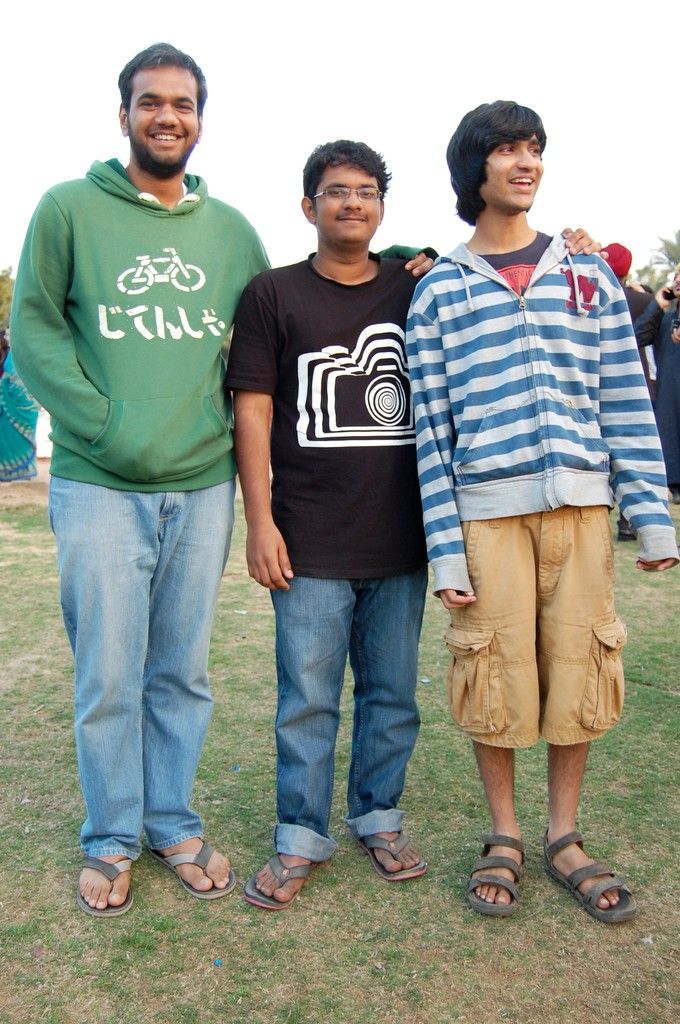
#> input picture test.JPG, 680 x 1024 px, found by its file name
$ python autocorrect.py
#> lines starting #> are read from the running program, lines starting #| are printed output that depends on the picture
import cv2
import numpy as np
from matplotlib import pyplot as plt

img = cv2.imread('test.jpg',0)
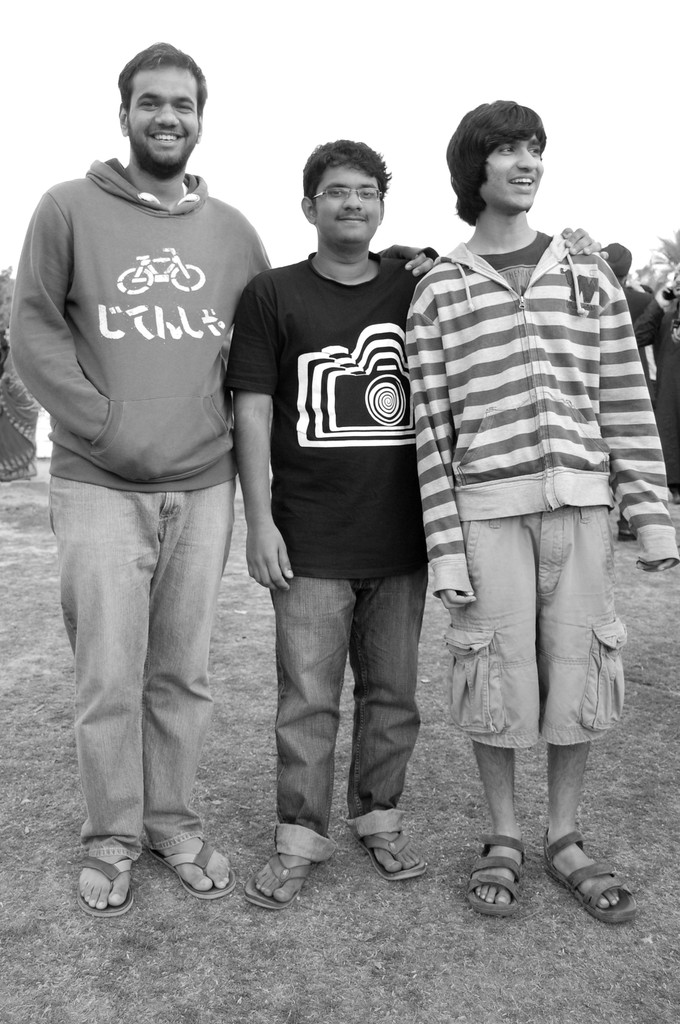
#> img: shape (1024, 680); min 0, max 255, mean 151.1

hist,bins = np.histogram(img.flatten(),256,[0,256])
#> hist = 256 values, max 123552 at index 255, min 115 at index 1, mean 2720; bins = 257 values from 0 to 256

cdf = hist.cumsum()
#> cdf = 256 values from 142 to 696320
cdf_normalized = cdf * hist.max()/ cdf.max()
#> cdf_normalized = 256 values from 25.2 to 123552

plt.plot(cdf_normalized, color = 'b')
plt.hist(img.flatten(),256,[0,256], color = 'r')
plt.xlim([0,256])
plt.legend(('cdf','histogram'), loc = 'upper left')
plt.show()
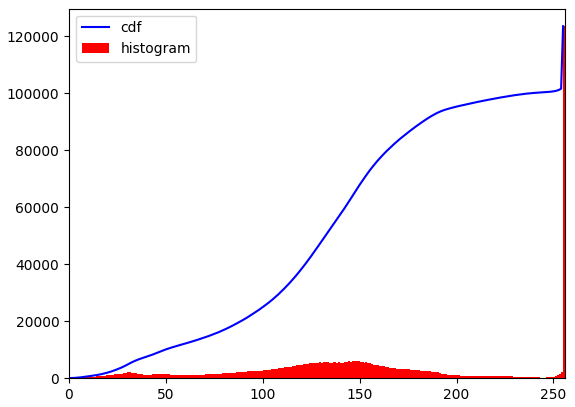
#> figure drawn by matplotlib, 1 panel; tallest bar 123552 high, from x = 255 to 256; curve peaks at x = 255, y = 123552

img = cv2.imread('test.jpg',0)
equ = cv2.equalizeHist(img)
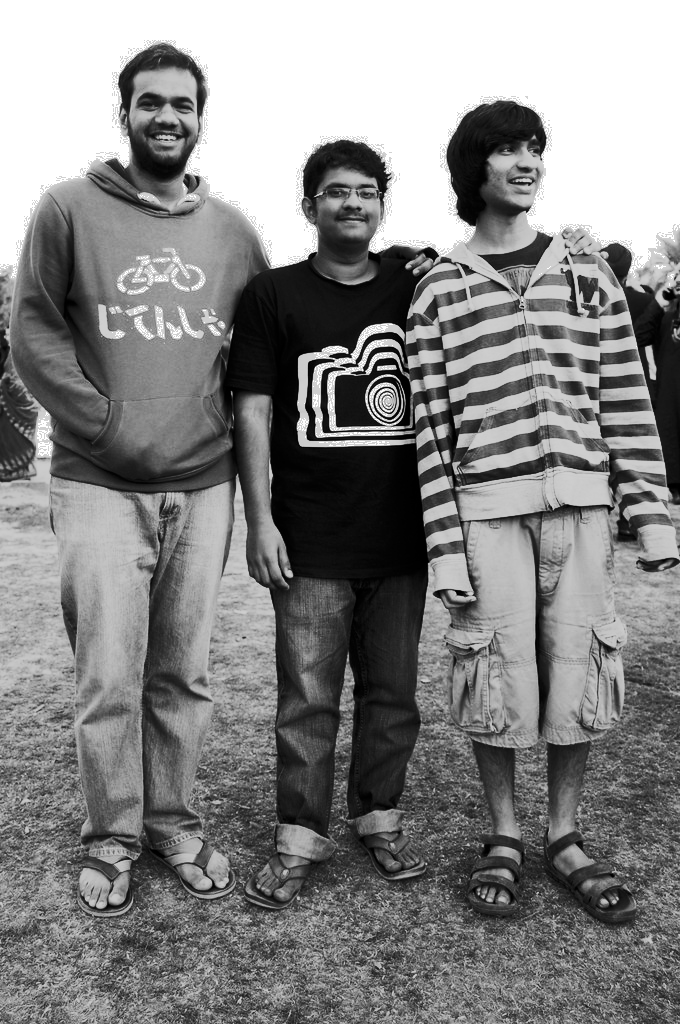
#> equ: shape (1024, 680); min 0, max 255, mean 132
res = np.hstack((img,equ)) #stacking images side-by-side
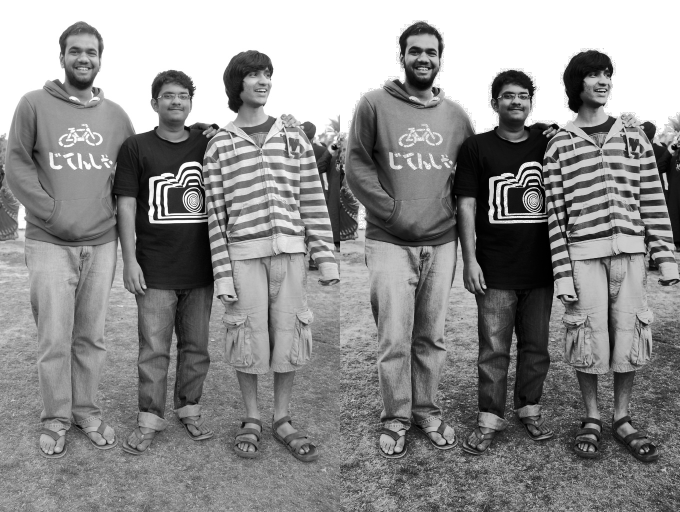
#> res: shape (1024, 1360) (shown at 1/2 size); min 0, max 255, mean 141.6
cv2.imwrite('test1.jpg',res)

img = cv2.imread('test.jpg',0)

# create a CLAHE object (Arguments are optional).
clahe = cv2.createCLAHE(clipLimit=2.0, tileGridSize=(8,8))
cl1 = clahe.apply(img)
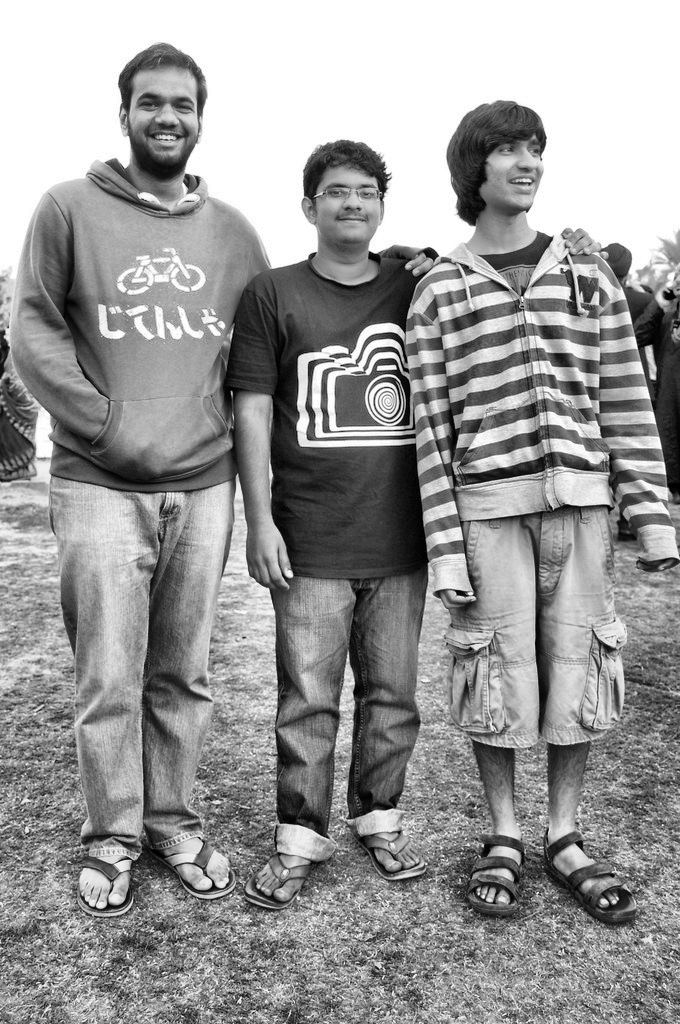
#> cl1: shape (1024, 680); min 0, max 255, mean 153.2

cv2.imwrite('clahe_2.jpg',cl1)
